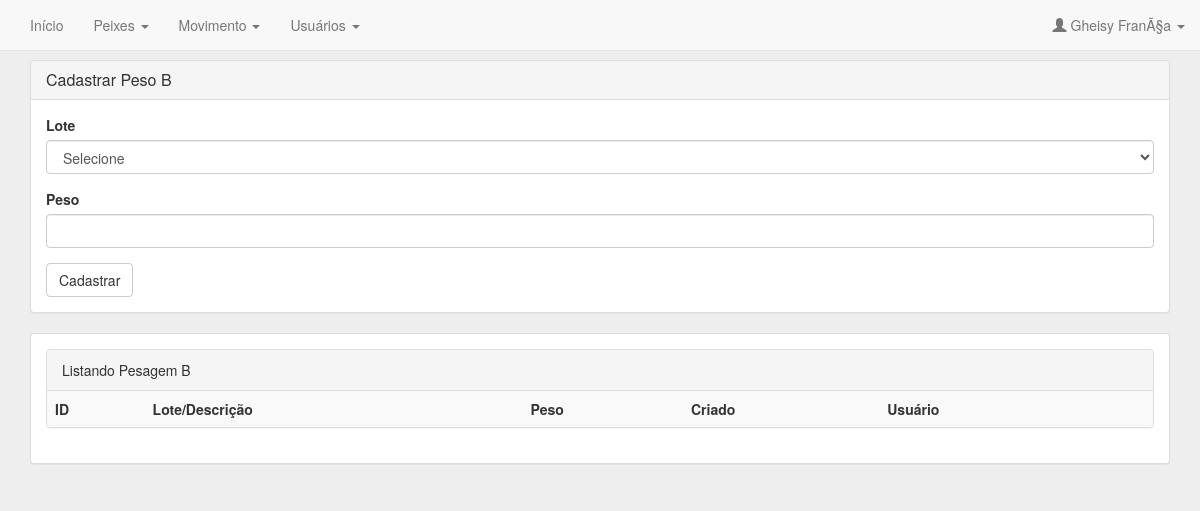
/pesagem_b/cadastrar (signed in), run on an earlier commit of the app's database.
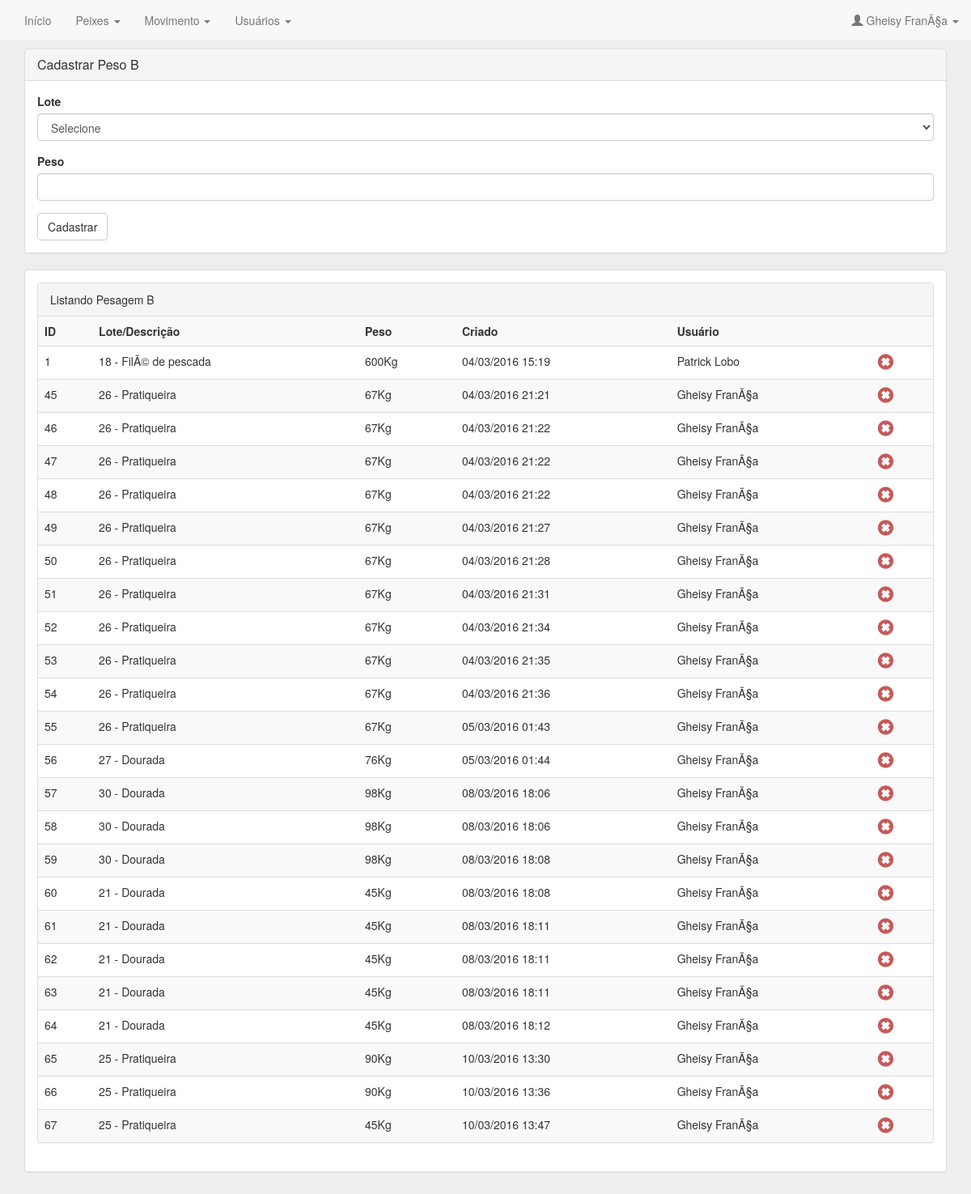
And on a later commit of the database.
### tables this page shows
CREATE TABLE IF NOT EXISTS `pesagem_b` (
`id` int(11) NOT NULL,
  `lote` int(11) NOT NULL,
  `peso` double NOT NULL,
  `criado` timestamp NOT NULL DEFAULT CURRENT_TIMESTAMP,
  `usuario` int(11) NOT NULL
);

CREATE TABLE IF NOT EXISTS `lote` (
`id` int(11) NOT NULL,
  `peixe` int(11) NOT NULL,
  `usuario` int(11) NOT NULL,
  `criado` timestamp NOT NULL DEFAULT CURRENT_TIMESTAMP,
  `data` date NOT NULL,
  `validade` int(11) NOT NULL,
  `entrada` int(11) NOT NULL
);

CREATE TABLE IF NOT EXISTS `peixe` (
`id` int(11) NOT NULL,
  `descricao` varchar(45) DEFAULT NULL,
  `tipo` varchar(1) DEFAULT NULL
);

CREATE TABLE IF NOT EXISTS `usuario` (
`id` int(11) NOT NULL,
  `nome` varchar(45) NOT NULL,
  `nomeuser` varchar(45) NOT NULL,
  `senha` varchar(200) NOT NULL,
  `nivel` int(11) NOT NULL,
  `criado` timestamp NOT NULL DEFAULT CURRENT_TIMESTAMP,
  `alterado` datetime NOT NULL
);

### controle/Pesagem_BControle.php (called while the page is built, shortened)
<?php
class Pesagem_bControle
{
  function Cadastrar(){
    require_once "visao/pesagem_b/cadastrar.php";
  }
}
 ?>

### index.php (called while the page is built)
<?php
require_once "config.php";

### classe/Pesagem_bBD.php (called while the page is built, shortened)
<?php
class Pesagem_bBD {
private $conexao;
function __construct() {
$this->conexao = new Conexao();
$this->conexao->conectar();
}
public function getPesagem_b(){
$this->vetPesagem_b = array();
$this->sql = "SELECT * FROM pesagem_b ";
$this->conexao->execSQL($this->sql);
while ($row = $this->conexao->listarResultados()) {
$this->pesagem_b = new Pesagem_b();
$this->pesagem_b ->setId($row['id']);
$this->pesagem_b ->setLote($row['lote']);
$this->pesagem_b ->setPeso($row['peso']);
$this->pesagem_b ->setCriado($row['criado']);
$this->pesagem_b ->setUsuario($row['usuario']);
array_push($this->vetPesagem_b, $this->pesagem_b);
}
return $this->vetPesagem_b;
}
}

### classe/Conexao.php (called while the page is built, shortened)
<?php
class Conexao {
    private $nomeHost;
    private $user;
    private $pass;
    private $banco;
    private $query;
    private $conexao;
    public function __construct($nomeHost = "localhost", $user = "root", $pass = "", $banco = "princomar") {
        $this->nomeHost = $nomeHost;
        $this->user = $user;
        $this->pass = $pass;
        $this->banco = $banco;
    }
    public function conectar() {
        $this->conexao = mysqli_connect("$this->nomeHost", "$this->user", "$this->pass") or die("<h1 align=\"center\">Não foi possível conectar ao servidor mySQL!<h1>");
        if (!empty($this->conexao)) {
            mysqli_select_db($this->conexao, "$this->banco") or die("<h1 align=\"center\">Não foi possivel estabelecer conexão com o banco de dados!<h1>");
        }
    }
    public function execSQL($sql) {
        $this->query = mysqli_query($this->conexao, $sql) or die
                        ("<script> alert(\"Ocorreu um erro no acesso ao banco de dados \\nErro:\\n". mysqli_error($this->conexao)."\");</script>");
        return $this->query;
    }
    public function listarResultados() {
        return mysqli_fetch_assoc($this->query);
    }
}

### classe/Pesagem_b.php (called while the page is built)
<?php
class Pesagem_b {
private $id;
private $lote;
private $peso;
private $criado;
private $usuario;
public function getId() {
return $this->id;
}
public function setId($id) {
$this->id = $id;
}
public function getLote() {
return $this->lote;
}
public function setLote($lote) {
$this->lote = $lote;
}
public function getPeso() {
return $this->peso;
}
public function setPeso($peso) {
$this->peso = $peso;
}
public function getCriado() {
return $this->criado;
}
public function setCriado($criado) {
$this->criado = $criado;
}
public function getUsuario() {
return $this->usuario;
}
public function setUsuario($usuario) {
$this->usuario = $usuario;
}
}

### classe/PeixeBD.php (called while the page is built, shortened)
<?php
class PeixeBD {
  private $conexao;
  function __construct() {
    $this->conexao = new Conexao();
    $this->conexao->conectar();
  }
  public function getPeixeUni($idpeixe) {
    $this->sql = "SELECT * FROM peixe WHERE id = '$idpeixe' ";
    $this->conexao->execSQL($this->sql);
    $this->peixe = new Peixe();
    while ($row = $this->conexao->listarResultados()) {
      $this->peixe = new Peixe();
      $this->peixe ->setId($row['id']);
      $this->peixe ->setDescricao($row['descricao']);
      $this->peixe ->setTipo($row['tipo']);
    }
    return $this->peixe;
  }
}

### classe/LoteBD.php (called while the page is built, shortened)
<?php
class LoteBD {
private $conexao;
function __construct() {
$this->conexao = new Conexao();
$this->conexao->conectar();
}
public function getLoteUni($idlote) {
$this->sql = "SELECT * FROM lote WHERE id = '$idlote' ";
$this->conexao->execSQL($this->sql);
$this->lote = new Lote();
while ($row = $this->conexao->listarResultados()) {
$this->lote = new Lote();
$this->lote ->setId($row['id']);
$this->lote ->setPeixe($row['peixe']);
$this->lote ->setUsuario($row['usuario']);
$this->lote ->setCriado($row['criado']);
$this->lote ->setData($row['data']);
$this->lote ->setValidade($row['validade']);
$this->lote ->setEntrada($row['entrada']);
}
return $this->lote;
}
  public function getLoteSelectUltimos(){
    $this->vetLote = array();
    $this->sql = "SELECT * FROM lote ORDER BY id DESC LIMIT 100";
    $this->conexao->execSQL($this->sql);
    while ($row = $this->conexao->listarResultados()) {
      $this->lote = new Lote();
      $this->lote ->setId($row['id']);
      $this->lote ->setPeixe($row['peixe']);
      $this->lote ->setUsuario($row['usuario']);
      $this->lote ->setCriado($row['criado']);
      $this->lote ->setData($row['data']);
      $this->lote->setValidade($row['validade']);
      $this->lote->setEntrada($row['entrada']);
      array_push($this->vetLote, $this->lote);
    }
    return $this->vetLote;
  }
}

### classe/Lote.php (called while the page is built, shortened)
<?php
class Lote {
private $peixe;
public function getPeixe() {
return $this->peixe;
}
public function setPeixe($peixe) {
$this->peixe = $peixe;
}
}

### classe/Peixe.php (called while the page is built, shortened)
<?php
class Peixe {
  private $descricao;
  public function getDescricao() {
    return $this->descricao;
  }
  public function setDescricao($descricao) {
    $this->descricao = $descricao;
  }
}

### classe/Validador.php (called while the page is built, shortened)
<?php
require_once 'Conexao.php';
class Validador {
    public function dataTimeStampToFormatoBrasil($data) {
        if($data == "0000-00-00 00:00:00"){
          return "--/--/---- --:--:--";
        }
        else
        {
          $hora = date("H:i", strtotime($data));
          $ndata = implode("/", array_reverse(explode("-", date("Y-m-d", strtotime($data)))));
          return $ndata." ".$hora;
        }
    }
}

### classe/UsuarioBD.php (called while the page is built, shortened)
<?php
class UsuarioBD {
  private $conexao;
  function __construct() {
    $this->conexao = new Conexao();
    $this->conexao->conectar();
  }
  public function getUsuarioUni($idusuario) {
    $this->sql = "SELECT * FROM usuario WHERE id = '$idusuario' ";
    $this->conexao->execSQL($this->sql);
    $this->usuario = new Usuario();
    while ($row = $this->conexao->listarResultados()) {
      $this->usuario = new Usuario();
      $this->usuario ->setId($row['id']);
      $this->usuario ->setNome($row['nome']);
      $this->usuario ->setNomeuser($row['nomeuser']);
      $this->usuario ->setNivel($row['nivel']);
    }
    return $this->usuario;
  }
}

### classe/Usuario.php (called while the page is built, shortened)
<?php
class Usuario {
  private $nome;
  public function getNome() {
    return $this->nome;
  }
  public function setNome($nome) {
    $this->nome = $nome;
  }
}

### visao/pesagem_b/cadastrar.php (the view, shortened to what the changed rows need)
<?php
$pesagem_bBD = new Pesagem_bBD;
$usuario = new UsuarioBD;
$validador = new Validador;
$loteBD = new LoteBD;
$lista = $pesagem_bBD->getPesagem_b();
$peixeBD = new peixeBD;
?>
<br>
<div class="container">
<div class="panel panel-default">
  <div class="panel-body">
    <div class="panel panel-default">
      <table class="table table-striped">
        <?php  foreach ($lista as $listas): ?>
          <tr>
            <td>
              <?=$listas->getId()?>
            </td>
            <td>
             <?=$listas->getLote()?> - <?=$peixeBD->getPeixeUni($loteBD->getLoteUni($listas->getLote())->getPeixe())->getDescricao() ?>
            </td>
            <td>
              <?=$listas->getPeso()?>Kg
            </td>
            <td>
              <?=$validador->dataTimeStampToFormatoBrasil($listas->getCriado())?>
            </td>
            <td>
              <?=$usuario->getUsuarioUni($listas->getUsuario())->getNome()?>
            </td>
            <td>
              <a href="<?=DIRETORIO?>usuario/gerenciar/excluir/<?=$listas->getId()?>">
                <span class="icon-deletar glyphicon glyphicon-remove-sign" aria-hidden="true"></span>
              </a>
            </td>
          </tr>
        <?php endforeach;?>
    </table>
  </div>
</div>
</div>

What changed in the data, as far as the page shows it:
added pesagem_b: id "1", lote "18", lote.tipo "FilÃ© de pescada", peso "600", criado "04/03/2016 15:19", usuario.nivel "Patrick Lobo"
added pesagem_b: id "45", lote "26", lote.tipo "Pratiqueira", peso "67", criado "04/03/2016 21:21", usuario.nivel "Gheisy FranÃ§a"
added pesagem_b: id "46", lote "26", lote.tipo "Pratiqueira", peso "67", criado "04/03/2016 21:22", usuario.nivel "Gheisy FranÃ§a"
added pesagem_b: id "47", lote "26", lote.tipo "Pratiqueira", peso "67", criado "04/03/2016 21:22", usuario.nivel "Gheisy FranÃ§a"
added pesagem_b: id "48", lote "26", lote.tipo "Pratiqueira", peso "67", criado "04/03/2016 21:22", usuario.nivel "Gheisy FranÃ§a"
added pesagem_b: id "49", lote "26", lote.tipo "Pratiqueira", peso "67", criado "04/03/2016 21:27", usuario.nivel "Gheisy FranÃ§a"
added pesagem_b: id "50", lote "26", lote.tipo "Pratiqueira", peso "67", criado "04/03/2016 21:28", usuario.nivel "Gheisy FranÃ§a"
added pesagem_b: id "51", lote "26", lote.tipo "Pratiqueira", peso "67", criado "04/03/2016 21:31", usuario.nivel "Gheisy FranÃ§a"
added pesagem_b: id "52", lote "26", lote.tipo "Pratiqueira", peso "67", criado "04/03/2016 21:34", usuario.nivel "Gheisy FranÃ§a"
added pesagem_b: id "53", lote "26", lote.tipo "Pratiqueira", peso "67", criado "04/03/2016 21:35", usuario.nivel "Gheisy FranÃ§a"
added pesagem_b: id "54", lote "26", lote.tipo "Pratiqueira", peso "67", criado "04/03/2016 21:36", usuario.nivel "Gheisy FranÃ§a"
added pesagem_b: id "55", lote "26", lote.tipo "Pratiqueira", peso "67", criado "05/03/2016 01:43", usuario.nivel "Gheisy FranÃ§a"
added pesagem_b: id "56", lote "27", lote.tipo "Dourada", peso "76", criado "05/03/2016 01:44", usuario.nivel "Gheisy FranÃ§a"
added pesagem_b: id "57", lote "30", lote.tipo "Dourada", peso "98", criado "08/03/2016 18:06", usuario.nivel "Gheisy FranÃ§a"
added pesagem_b: id "58", lote "30", lote.tipo "Dourada", peso "98", criado "08/03/2016 18:06", usuario.nivel "Gheisy FranÃ§a"
added pesagem_b: id "59", lote "30", lote.tipo "Dourada", peso "98", criado "08/03/2016 18:08", usuario.nivel "Gheisy FranÃ§a"
added pesagem_b: id "60", lote "21", lote.tipo "Dourada", peso "45", criado "08/03/2016 18:08", usuario.nivel "Gheisy FranÃ§a"
added pesagem_b: id "61", lote "21", lote.tipo "Dourada", peso "45", criado "08/03/2016 18:11", usuario.nivel "Gheisy FranÃ§a"
added pesagem_b: id "62", lote "21", lote.tipo "Dourada", peso "45", criado "08/03/2016 18:11", usuario.nivel "Gheisy FranÃ§a"
added pesagem_b: id "63", lote "21", lote.tipo "Dourada", peso "45", criado "08/03/2016 18:11", usuario.nivel "Gheisy FranÃ§a"
added pesagem_b: id "64", lote "21", lote.tipo "Dourada", peso "45", criado "08/03/2016 18:12", usuario.nivel "Gheisy FranÃ§a"
added pesagem_b: id "65", lote "25", lote.tipo "Pratiqueira", peso "90", criado "10/03/2016 13:30", usuario.nivel "Gheisy FranÃ§a"
added pesagem_b: id "66", lote "25", lote.tipo "Pratiqueira", peso "90", criado "10/03/2016 13:36", usuario.nivel "Gheisy FranÃ§a"
added pesagem_b: id "67", lote "25", lote.tipo "Pratiqueira", peso "45", criado "10/03/2016 13:47", usuario.nivel "Gheisy FranÃ§a"
